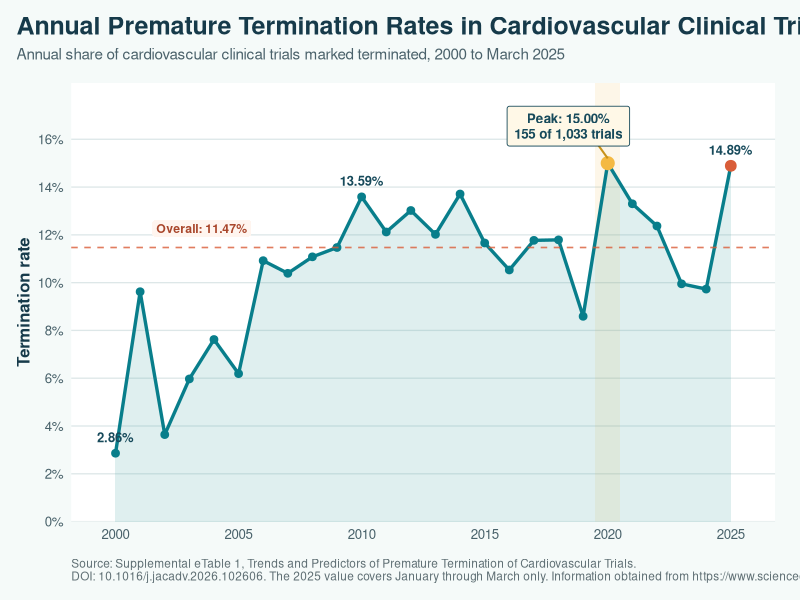

This figure's R source:
## ---- chunk 1
#| message: false
#| warning: false
#| fig-width: 12
#| fig-height: 7
#| out-width: 100%
library(tidyverse)

trial_status <- tribble(
  ~year, ~terminated, ~completed, ~total, ~termination_rate,
  2000, 1, 34, 35, 2.86,
  2001, 5, 47, 52, 9.62,
  2002, 2, 53, 55, 3.64,
  2003, 8, 126, 134, 5.97,
  2004, 16, 194, 210, 7.62,
  2005, 27, 409, 436, 6.19,
  2006, 52, 424, 476, 10.92,
  2007, 62, 535, 597, 10.39,
  2008, 79, 634, 713, 11.08,
  2009, 95, 733, 828, 11.47,
  2010, 106, 674, 780, 13.59,
  2011, 103, 747, 850, 12.12,
  2012, 119, 795, 914, 13.02,
  2013, 113, 827, 940, 12.02,
  2014, 144, 906, 1050, 13.71,
  2015, 126, 955, 1081, 11.66,
  2016, 119, 1011, 1130, 10.53,
  2017, 136, 1019, 1155, 11.77,
  2018, 139, 1040, 1179, 11.79,
  2019, 107, 1138, 1245, 8.59,
  2020, 155, 878, 1033, 15.00,
  2021, 135, 880, 1015, 13.30,
  2022, 141, 999, 1140, 12.37,
  2023, 114, 1032, 1146, 9.95,
  2024, 83, 770, 853, 9.73,
  2025, 14, 80, 94, 14.89
)

overall_rate <- 11.47

ggplot(trial_status, aes(x = year, y = termination_rate)) +
  annotate("rect", xmin = 2019.5, xmax = 2020.5, ymin = -Inf, ymax = Inf,
           fill = "#F4B942", alpha = 0.12) +
  geom_area(fill = "#4EA8A7", alpha = 0.18) +
  geom_line(color = "#087E8B", linewidth = 1.15) +
  geom_point(color = "#087E8B", size = 2.3) +
  geom_point(data = filter(trial_status, year == 2020),
             color = "#F4B942", size = 4.1) +
  geom_point(data = filter(trial_status, year == 2025),
             color = "#D95D39", size = 3.3) +
  geom_hline(yintercept = overall_rate, linetype = "dashed",
             color = "#D95D39", linewidth = 0.55, alpha = 0.8) +
  annotate("label", x = 2003.5, y = overall_rate + 0.8,
           label = "Overall: 11.47%", color = "#A9472C", fill = "#FFF5EF",
           label.size = 0, size = 3.1, fontface = "bold", label.padding = unit(0.25, "lines")) +
  geom_text(
    data = filter(trial_status, year %in% c(2000, 2010, 2025)),
    aes(label = paste0(termination_rate, "%")),
    vjust = -1.1, color = "#174A5B", fontface = "bold", size = 3.3
  ) +
  annotate("segment", x = 2020, xend = 2019.2, y = 15.2, yend = 16.35,
           color = "#C7921A", linewidth = 0.7) +
  annotate("label", x = 2018.4, y = 16.55,
           label = "Peak: 15.00%\n155 of 1,033 trials",
           color = "#174A5B", fill = "#FFF8E7", label.size = 0.3,
           label.padding = unit(0.45, "lines"), fontface = "bold",
           size = 3.4, lineheight = 0.95) +
  scale_x_continuous(breaks = seq(2000, 2025, 5), limits = c(1999.5, 2025.5)) +
  scale_y_continuous(
    labels = function(x) paste0(x, "%"),
    breaks = seq(0, 16, 2),
    limits = c(0, 18),
    expand = expansion(mult = c(0, 0.02))
  ) +
  labs(
    title = "Annual Premature Termination Rates in Cardiovascular Clinical Trials",
    subtitle = "Annual share of cardiovascular clinical trials marked terminated, 2000 to March 2025",
    x = NULL,
    y = "Termination rate",
    caption = "Source: Supplemental eTable 1, Trends and Predictors of Premature Termination of Cardiovascular Trials.\nDOI: 10.1016/j.jacadv.2026.102606. The 2025 value covers January through March only. Information obtained from https://www.sciencedirect.com/science/article/pii/S2772963X26000232.",
  ) +
  theme_minimal(base_size = 12) +
  theme(
    plot.background = element_rect(fill = "#F5FAF9", color = NA),
    panel.background = element_rect(fill = "#FFFFFF", color = NA),
    plot.title.position = "plot",
    plot.title = element_text(size = 18, face = "bold", color = "#163A4A", margin = margin(b = 5)),
    plot.subtitle = element_text(size = 11, color = "#4B626B", margin = margin(b = 14)),
    plot.caption = element_text(size = 8.5, color = "#5E6E73", hjust = 0, margin = margin(t = 12)),
    axis.title.y = element_text(face = "bold", color = "#163A4A"),
    axis.text = element_text(color = "#48616A"),
    axis.ticks = element_blank(),
    panel.grid.minor = element_blank(),
    panel.grid.major.x = element_blank(),
    panel.grid.major.y = element_line(color = "#DDE7E8", linewidth = 0.45),
    plot.margin = margin(12, 18, 12, 12)
  )
